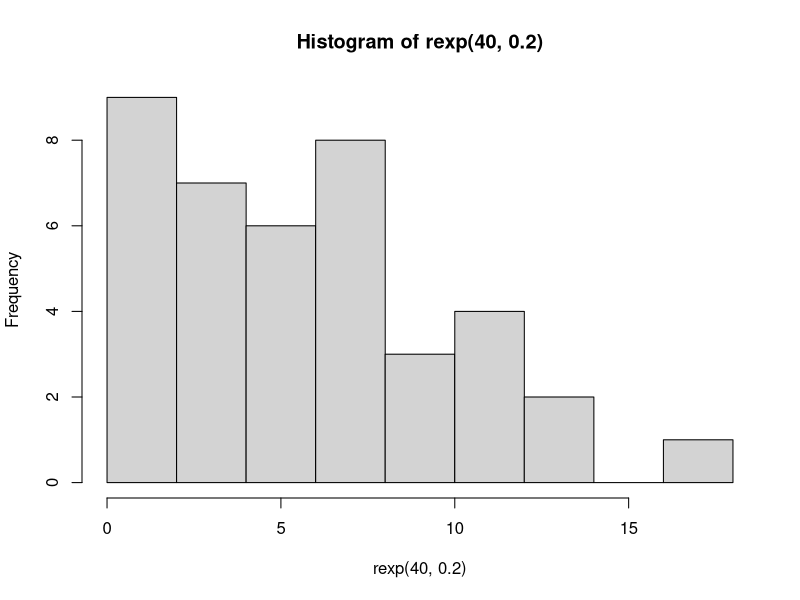
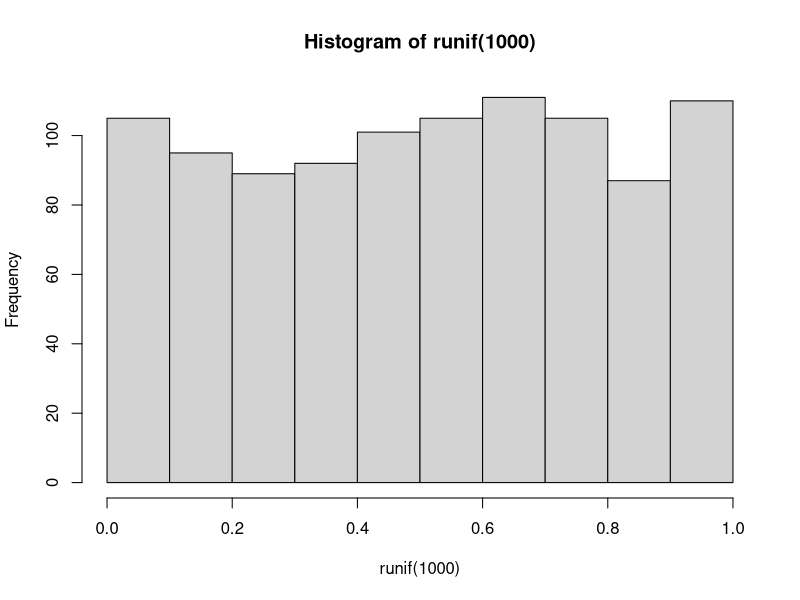
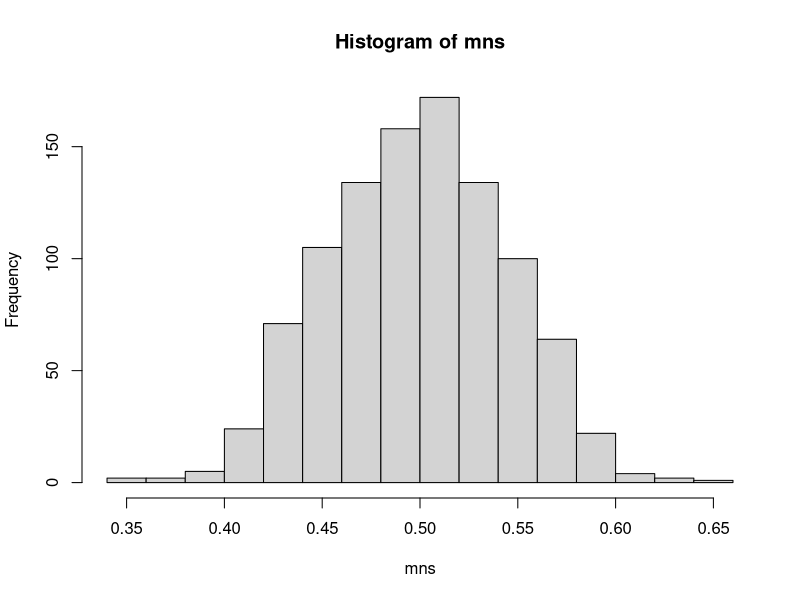
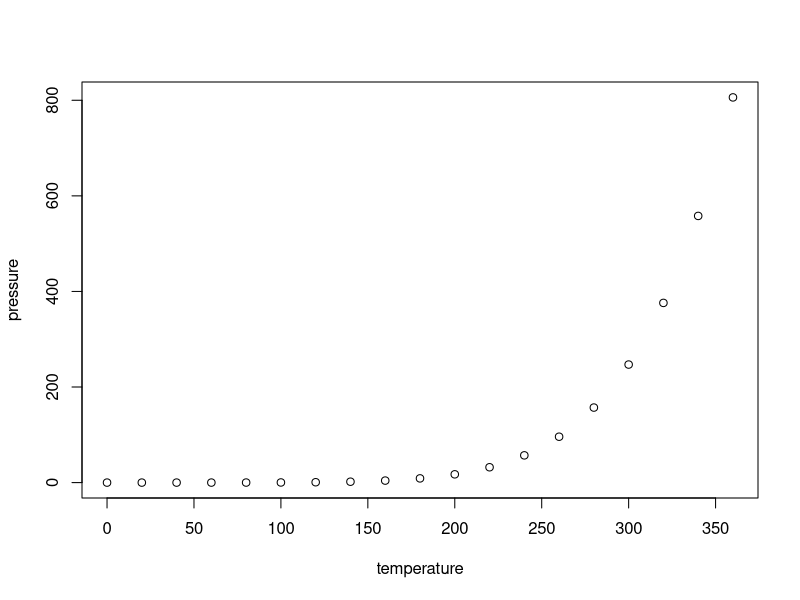

Recreate these plots in R, in order.
## ---- chunk 1
knitr::opts_chunk$set(echo = TRUE)
## ---- chunk 2
hist(rexp(40, .2))
hist(runif(1000))
mns = NULL
for (i in 1 : 1000) mns = c(mns, mean(runif(40)))
hist(mns)
## ---- chunk 3
plot(pressure)
